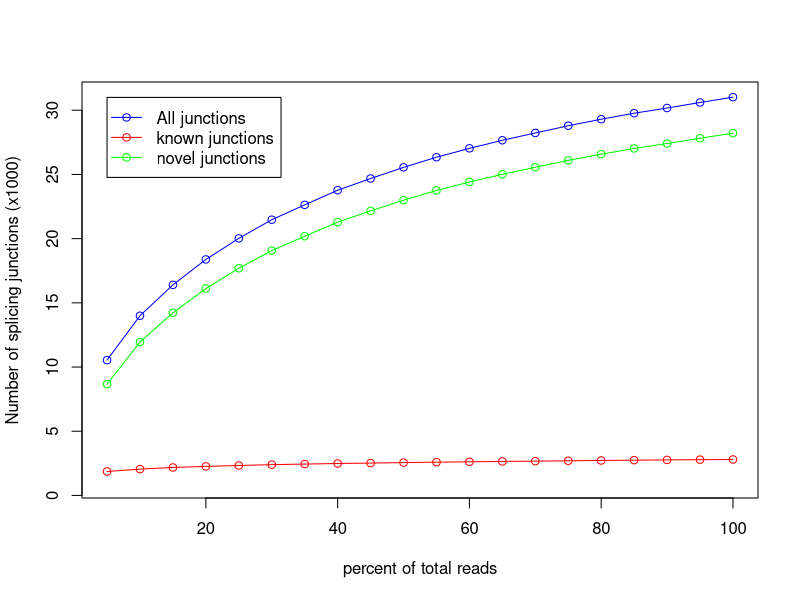

Generate this figure with R:
pdf('MCIC_MD_2024_109.junctionSaturation_plot.pdf')
x=c(5,10,15,20,25,30,35,40,45,50,55,60,65,70,75,80,85,90,95,100)
y=c(1865,2052,2177,2261,2332,2398,2442,2488,2519,2558,2591,2618,2649,2670,2699,2723,2746,2767,2786,2803)
z=c(10539,13994,16401,18380,20022,21474,22631,23772,24684,25552,26344,27033,27662,28231,28794,29304,29770,30175,30606,31021)
w=c(8674,11942,14224,16119,17690,19076,20189,21284,22165,22994,23753,24415,25013,25561,26095,26581,27024,27408,27820,28218)
m=max(2,31,28)
n=min(1,10,8)
plot(x,z/1000,xlab='percent of total reads',ylab='Number of splicing junctions (x1000)',type='o',col='blue',ylim=c(n,m))
points(x,y/1000,type='o',col='red')
points(x,w/1000,type='o',col='green')
legend(5,31, legend=c("All junctions","known junctions", "novel junctions"),col=c("blue","red","green"),lwd=1,pch=1)
dev.off()
